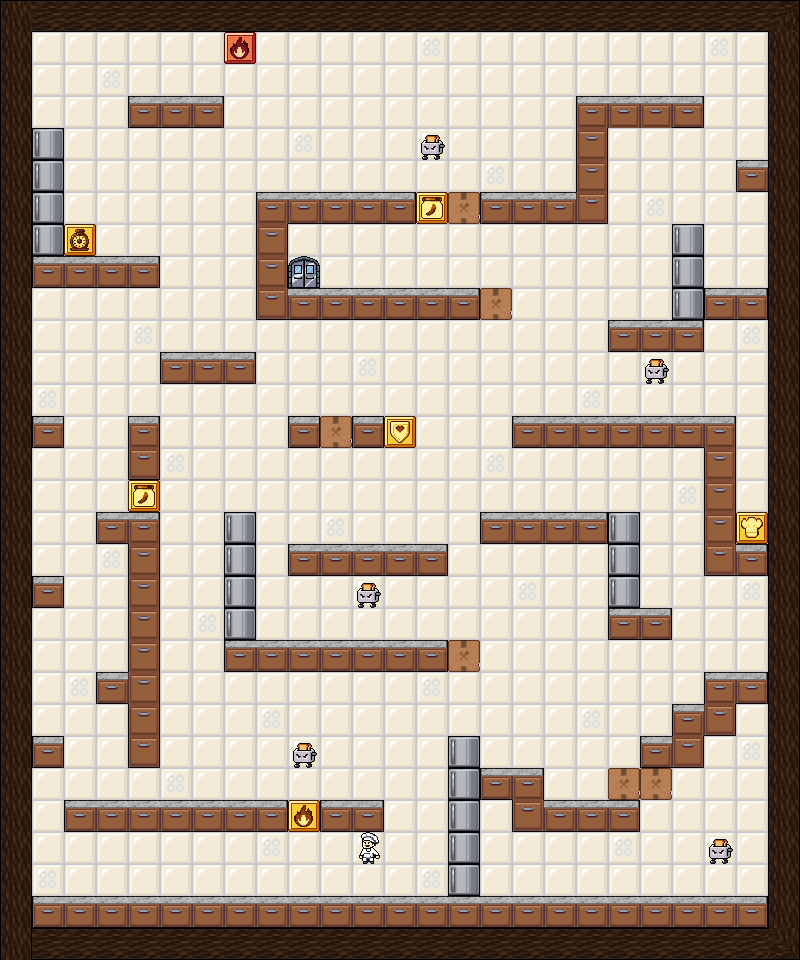

This game map was drawn from its Tiled (.tmx) file and the tilesets committed beside it. A one-line description and the full map source follow:
An orthogonal 25x30 tile map with 32x32 px tiles, 2 tile layers (Capa de patrones 1, Dynamic), 2 tilesets.

<map version="1.10" tiledversion="1.12.2" orientation="orthogonal" renderorder="right-down" width="25" height="30" tilewidth="32" tileheight="32" infinite="0" nextlayerid="3" nextobjectid="1">
 <editorsettings>
  <export target="1-2.csv" format="csv" />
 </editorsettings>
 <tileset firstgid="1" source="kitchen.tsx" />
 <tileset firstgid="65" source="objects.tsx" />
 <layer id="1" name="Capa de patrones 1" width="25" height="30">
  <data encoding="csv">
5,6,6,6,6,6,6,6,6,6,6,6,6,6,6,6,6,6,6,6,6,6,6,6,7,
13,4,4,4,4,4,4,4,4,4,4,4,4,29,4,4,4,4,4,4,4,4,29,4,13,
13,4,4,29,4,4,4,4,4,4,4,4,4,4,4,4,4,4,4,4,4,4,4,4,13,
13,4,4,4,1,2,3,4,4,4,4,4,4,4,4,4,4,4,9,10,10,3,4,4,13,
13,20,4,4,4,4,4,4,4,29,4,4,4,4,4,4,4,4,16,4,4,4,4,4,13,
13,20,4,4,4,4,4,4,4,4,4,4,4,4,4,29,4,4,16,4,4,4,4,1,13,
13,20,4,4,4,4,4,4,9,2,2,2,3,4,4,1,2,2,27,4,29,4,4,4,13,
13,20,4,4,4,4,4,4,16,4,4,4,4,4,4,4,4,4,4,4,4,20,4,4,13,
13,1,2,2,3,4,4,4,16,4,4,4,4,4,4,4,4,4,4,4,4,20,4,4,13,
13,4,4,4,4,4,4,4,25,2,2,2,2,2,3,4,4,4,4,4,4,20,1,3,13,
13,4,4,4,29,4,4,4,4,4,4,4,4,4,4,4,4,4,4,1,2,3,4,29,13,
13,4,4,4,4,1,2,3,4,4,4,29,4,4,4,4,4,4,4,4,4,4,4,4,13,
13,29,4,4,4,4,4,4,4,4,4,4,4,4,4,4,4,4,29,4,4,4,4,4,13,
13,21,4,4,8,4,4,4,4,21,4,21,4,4,4,4,1,2,2,2,2,2,11,4,13,
13,4,4,4,24,29,4,4,4,4,4,4,4,4,4,29,4,4,4,4,4,4,16,4,13,
13,4,4,4,4,4,4,4,4,4,4,4,4,4,4,4,4,4,4,4,4,29,16,4,13,
13,4,4,1,11,4,4,20,4,4,29,4,4,4,4,1,2,2,3,20,4,4,16,4,13,
13,4,4,29,16,4,4,20,4,1,2,2,2,3,4,4,4,4,4,20,4,4,25,3,13,
13,21,4,4,16,4,4,20,4,4,4,4,4,4,4,4,29,4,4,20,4,4,4,29,13,
13,4,4,4,16,4,29,20,4,4,4,4,4,4,4,4,4,4,4,1,3,4,4,4,13,
13,4,4,4,16,4,4,1,2,2,2,2,2,3,4,4,4,4,4,4,4,4,4,4,13,
13,4,29,1,19,4,4,4,4,4,4,4,4,29,4,4,4,4,4,4,4,4,9,3,13,
13,4,4,4,16,4,4,4,29,4,4,4,4,4,4,4,4,4,29,4,4,9,27,4,13,
13,21,4,4,24,4,4,4,4,4,4,4,4,4,20,4,4,4,4,4,1,27,4,29,13,
13,4,4,4,4,29,4,4,4,4,4,4,4,4,20,1,11,4,4,4,4,4,4,4,13,
13,4,1,2,2,2,2,2,3,4,1,3,4,4,20,4,25,2,2,3,4,4,4,4,13,
13,4,4,4,4,4,4,4,29,4,4,4,4,4,20,4,4,4,4,29,4,4,4,4,13,
13,29,4,4,4,4,4,4,4,4,4,4,4,29,20,4,4,4,4,4,4,4,4,4,13,
13,1,2,2,2,2,2,2,2,2,2,2,2,2,2,2,2,2,2,2,2,2,2,3,13,
13,6,6,6,6,6,6,6,6,6,6,6,6,6,6,6,6,6,6,6,6,6,6,6,15
</data>
 </layer>
 <layer id="2" name="Dynamic" width="25" height="30">
  <data encoding="csv">
0,0,0,0,0,0,0,0,0,0,0,0,0,0,0,0,0,0,0,0,0,0,0,0,0,
0,0,0,0,0,0,0,75,0,0,0,0,0,0,0,0,0,0,0,0,0,0,0,0,0,
0,0,0,0,0,0,0,0,0,0,0,0,0,0,0,0,0,0,0,0,0,0,0,0,0,
0,0,0,0,0,0,0,0,0,0,0,0,0,0,0,0,0,0,0,0,0,0,0,0,0,
0,0,0,0,0,0,0,0,0,0,0,0,0,68,0,0,0,0,0,0,0,0,0,0,0,
0,0,0,0,0,0,0,0,0,0,0,0,0,0,0,0,0,0,0,0,0,0,0,0,0,
0,0,0,0,0,0,0,0,0,0,0,0,0,70,65,0,0,0,0,0,0,0,0,0,0,
0,0,74,0,0,0,0,0,0,0,0,0,0,0,0,0,0,0,0,0,0,0,0,0,0,
0,0,0,0,0,0,0,0,0,66,0,0,0,0,0,0,0,0,0,0,0,0,0,0,0,
0,0,0,0,0,0,0,0,0,0,0,0,0,0,0,65,0,0,0,0,0,0,0,0,0,
0,0,0,0,0,0,0,0,0,0,0,0,0,0,0,0,0,0,0,0,0,0,0,0,0,
0,0,0,0,0,0,0,0,0,0,0,0,0,0,0,0,0,0,0,0,68,0,0,0,0,
0,0,0,0,0,0,0,0,0,0,0,0,0,0,0,0,0,0,0,0,0,0,0,0,0,
0,0,0,0,0,0,0,0,0,0,65,0,72,0,0,0,0,0,0,0,0,0,0,0,0,
0,0,0,0,0,0,0,0,0,0,0,0,0,0,0,0,0,0,0,0,0,0,0,0,0,
0,0,0,0,70,0,0,0,0,0,0,0,0,0,0,0,0,0,0,0,0,0,0,0,0,
0,0,0,0,0,0,0,0,0,0,0,0,0,0,0,0,0,0,0,0,0,0,0,73,0,
0,0,0,0,0,0,0,0,0,0,0,0,0,0,0,0,0,0,0,0,0,0,0,0,0,
0,0,0,0,0,0,0,0,0,0,0,68,0,0,0,0,0,0,0,0,0,0,0,0,0,
0,0,0,0,0,0,0,0,0,0,0,0,0,0,0,0,0,0,0,0,0,0,0,0,0,
0,0,0,0,0,0,0,0,0,0,0,0,0,0,65,0,0,0,0,0,0,0,0,0,0,
0,0,0,0,0,0,0,0,0,0,0,0,0,0,0,0,0,0,0,0,0,0,0,0,0,
0,0,0,0,0,0,0,0,0,0,0,0,0,0,0,0,0,0,0,0,0,0,0,0,0,
0,0,0,0,0,0,0,0,0,68,0,0,0,0,0,0,0,0,0,0,0,0,0,0,0,
0,0,0,0,0,0,0,0,0,0,0,0,0,0,0,0,0,0,0,65,65,0,0,0,0,
0,0,0,0,0,0,0,0,0,71,0,0,0,0,0,0,0,0,0,0,0,0,0,0,0,
0,0,0,0,0,0,0,0,0,0,0,67,0,0,0,0,0,0,0,0,0,0,68,0,0,
0,0,0,0,0,0,0,0,0,0,0,0,0,0,0,0,0,0,0,0,0,0,0,0,0,
0,0,0,0,0,0,0,0,0,0,0,0,0,0,0,0,0,0,0,0,0,0,0,0,0,
0,0,0,0,0,0,0,0,0,0,0,0,0,0,0,0,0,0,0,0,0,0,0,0,0
</data>
 </layer>
</map>
